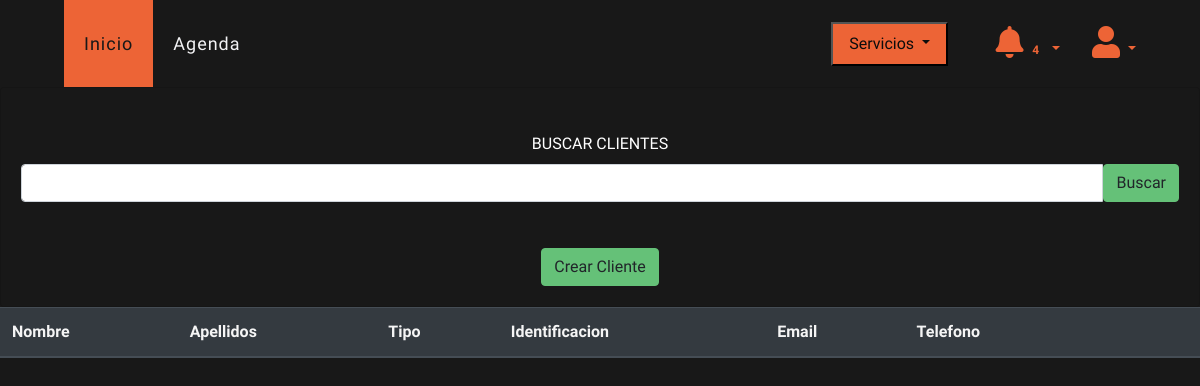
Before: /ver/clientes (signed in) with the older database file.
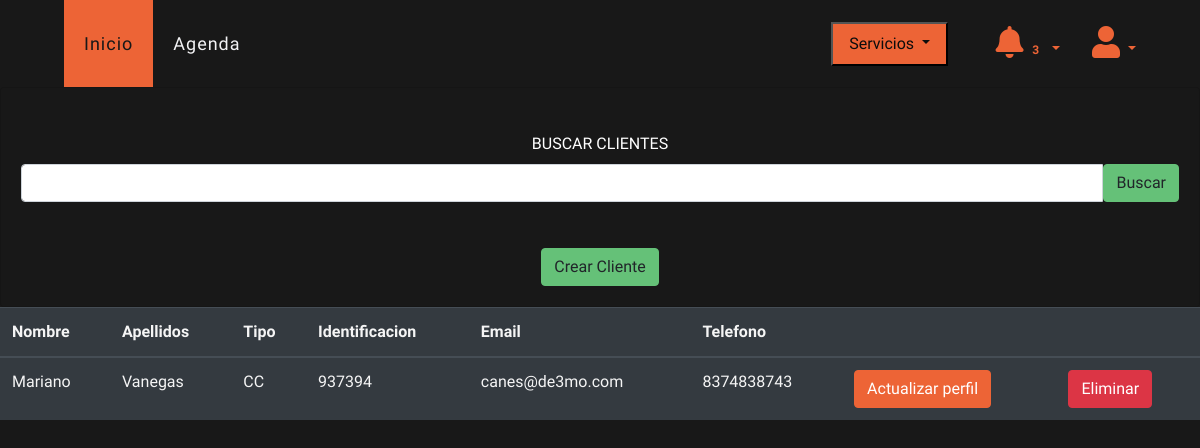
After: the same page with the newer database file.
### veterinary/models.py (models this page shows, shortened)
class Client(models.Model):
    CHOICES = [('CC', 'CC'), ('CE', 'CE'),
               ('TI', 'TI'), ('PPT', 'PPT'), ('PASAPORTE', 'PASAPORTE')]
    veterinary = models.ForeignKey(Veterinary, on_delete=models.PROTECT, blank=True, null=True)
    name = models.CharField(max_length=100, blank=False, null=False, verbose_name='Cliente')
    last_name = models.CharField(max_length=100, blank=False, null=False)
    type = models.CharField(max_length=10, choices=CHOICES, verbose_name='Tipo documento', default='CC')
    document = models.CharField(max_length=20, unique=False, blank=True, null=True, verbose_name='Documento')
    email = models.EmailField(max_length=254, unique=False, blank=True, null=True)
    phone = models.CharField(max_length=20, blank=True, null=True)
    global_id = models.UUIDField(default=uuid.uuid4, editable=False, unique=False)
    class Meta:
        unique_together = ('document', 'email', 'veterinary')

### veterinary/views.py (the view)
# urls.py: path("ver/clientes", views.detailClient, name='detailClient'),
@login_required(login_url="login")
def detailClient(request):
    veterinaryLogued = request.user.veterinary
    form = ClientForm(initial={"veterinary": veterinaryLogued})
    if request.method == "POST":
        search_query = request.POST.get("search", "")
        clients = Client.objects.filter(
            Q(name__icontains=search_query) | Q(document__icontains=search_query),
            veterinary=veterinaryLogued
        )
        form_client = ClientForm(request.POST)
        if form_client.is_valid():
            document = form_client.cleaned_data["document"]
            email = form_client.cleaned_data["email"]
            if Client.objects.filter(Q(document=document) | Q(email=email)).exists():
                messages.error(
                    request,
                    "Ya existe un cliente con el mismo documento o correo electrónico.",
                )
            else:
                form_client.save()
                messages.success(request, "Cliente creado correctamente.")
                return redirect("detailClient")
    else:
        clients = Client.objects.filter(veterinary=veterinaryLogued)
    context = {"clients": clients, "form": form}
    return render(request, "veterinary/detailClient.html", context)

### veterinary/forms.py
class ClientForm(ModelForm):
    class Meta:
        model = Client
        fields = '__all__'
        widgets = {
            'veterinary': HiddenInput(attrs={'class': 'form-control form-input'}),
            'name': TextInput(attrs={'class': 'form-control form-input'}),
            'last_name': TextInput(attrs={'class': 'form-control form-input'}),
            'type': Select(attrs={'class': 'form-control'}),
            'document': TextInput(attrs={'class': 'form-control form-input'}),
            'email': EmailInput(attrs={'class': 'form-control form-input'}),
            'phone': TextInput(attrs={'class': 'form-control form-input'}),
        }
        labels = {
            'veterinary': 'Veterinaria',
            'name': 'Nombres',
            'last_name': 'Apellidos',
            'email': 'Email',
            'phone': 'Telefono'
        }

### templates/veterinary/detailClient.html (shortened to what this page needs)
{% extends 'layout/base.html' %}
{% block 'style' %}
{% load static %}
<link rel="stylesheet" href="{% static 'css/estiloindex.css' %}">
<link rel="stylesheet" href="{% static 'css/estilo.css' %}">
{% endblock %}
{% block 'header' %}
{% include 'layout/partials/headerbase.html' %}
{% endblock %}
{% block 'content' %}
<div class="container-fluid" style="background-color: #181818; height: 100vh;">
    <div class="row">
        <div class="col-md-12">
            <div class="card bg-dark text-white">
                <div class="card-body text-center">
                    <form action="" method="POST" style="margin-top:3vh ;">
                        <label>BUSCAR CLIENTES</label>
                        <div class="input-group mb-3">
                            <input type="text" class="form-control" name="search">
                            <button type="submit" class="btn btn-secondary">Buscar</button>
                        </div>
                    </form>
                    <a data-toggle="modal" data-target="#exampleModal" class="btn btn-secondary" style="margin-top: 30px;">Crear Cliente</a>
                </div>
            </div>
            <div class="table-responsive" style="max-height: 70vh;">
                <table class="table table-dark">
                    <thead>
                        <tr>
                            <th>Nombre</th>
                            <th>Apellidos</th>
                            <th>Tipo</th>
                            <th>Identificacion</th>
                            <th>Email</th>
                            <th>Telefono</th>
                            <th></th>
                            <th></th>
                        </tr>
                    </thead>
                    <tbody>
                        {% for client in clients %}
                        <tr>
                            <td>{{client.name}}</td>
                            <td>{{client.last_name}}</td>
                            <td>{{client.type}}</td>
                            <td>{{client.document}}</td>
                            <td>{{client.email}}</td>
                            <td>{{client.phone}}</td>
                            <td><a href="{% url 'updateClient' id=client.id %}" class="btn btn-primary">Actualizar perfil</a></td>
                            <td><button onclick="borrar('{{client.id}}')" class="btn btn-danger">Eliminar</button></td>
                        </tr>
                        {% endfor %}
                    </tbody>
                </table>
            </div>
        </div>
    </div>
</div>
{% endblock %}

Changed rows visible on the page:
added Client: name "Mariano", last_name "Vanegas", type "CC", document "937394", email "canes@de3mo.com", phone "8374838743"
Other visible differences:
{{ messages|length }}: "4" → "3"
